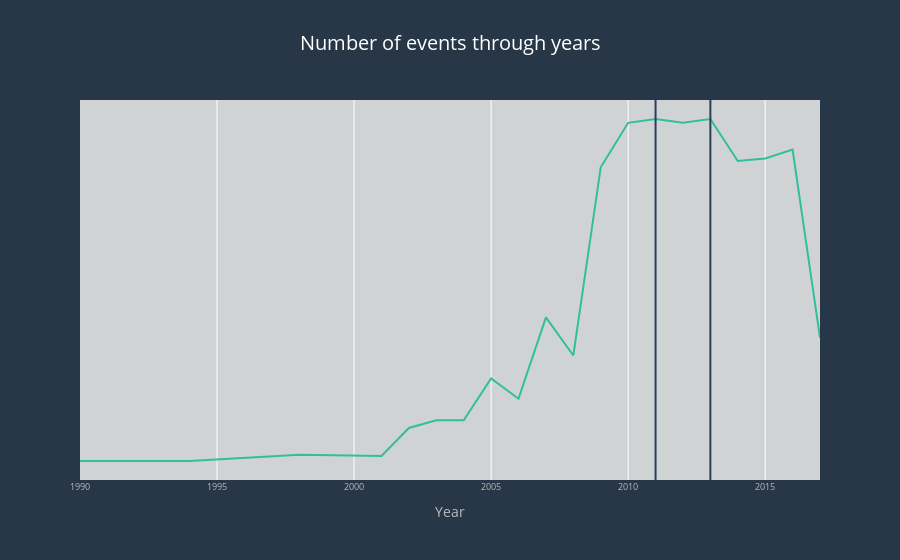

The code cell stored with this chart in its notebook:
### Code cell
fig=px.line(x=years.index,y=years.values,
           labels={"y":"Number of events","x":"Year"},
      title="Number of events through years",
       color_discrete_sequence=["#31bf9b"],
       range_x=[1990,2017],
      )
fig.update_layout(
title_font_color="#fff",paper_bgcolor="#283747",title_font_size=20,title_x=.5,font_color="#bbb",
    plot_bgcolor="#D0D3D4")
fig.update_yaxes(showgrid=False,visible=False,title="percent of commencts")
fig.update_xaxes(tickfont_size=9)
for i,value in enumerate(years[years==years.max()].index):
    fig.add_vline(x=value) 
fig.show()

### Figure 1 — Plotly figure (JSON) as saved in the notebook; plotly's stock layout.template omitted (floating-point values rounded to 4 significant figures)
{"data": [{"hovertemplate": "Year=%{x}<br>Number of events=%{y}<extra></extra>", "legendgroup": "", "line": {"color": "#31bf9b", "dash": "solid"}, "marker": {"symbol": "circle"}, "mode": "lines", "name": "", "orientation": "v", "showlegend": false, "type": "scatter", "x": [1972, 1983, 1984, 1990, 1991, 1994, 1998, 2001, 2002, 2003, 2004, 2005, 2006, 2007, 2008, 2009, 2010, 2011, 2012, 2013, 2014, 2015, 2016, 2017], "xaxis": "x", "y": [1, 1, 1, 1, 1, 1, 6, 5, 27, 33, 33, 66, 50, 114, 84, 232, 267, 270, 267, 270, 237, 239, 246, 98], "yaxis": "y"}], "layout": {"font": {"color": "#bbb"}, "legend": {"tracegroupgap": 0}, "paper_bgcolor": "#283747", "plot_bgcolor": "#D0D3D4", "shapes": [{"type": "line", "x0": 2011, "x1": 2011, "xref": "x", "y0": 0, "y1": 1, "yref": "y domain"}, {"type": "line", "x0": 2013, "x1": 2013, "xref": "x", "y0": 0, "y1": 1, "yref": "y domain"}], "title": {"font": {"color": "#fff", "size": 20}, "text": "Number of events through years", "x": 0.5}, "xaxis": {"anchor": "y", "domain": [0.0, 1.0], "range": [1990, 2017], "tickfont": {"size": 9}, "title": {"text": "Year"}}, "yaxis": {"anchor": "x", "domain": [0.0, 1.0], "showgrid": false, "title": {"text": "percent of commencts"}, "visible": false}}}
